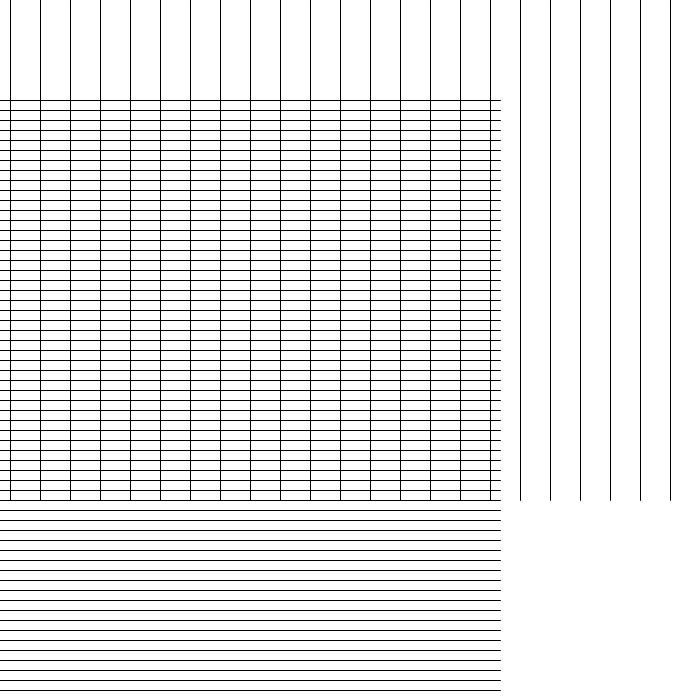
Frame 1 (no input)
Frame 60 (the mouse pressed at the canvas centre just before this capture): identical to frame 1, image omitted
Frame 120 (the mouse held since frame 60 and released just before this capture): identical to frame 1, image omitted

The Processing sketch that drew this single still picture (run headless with seeded random() and noise(); from frame 60 on, the mouse is pressed at the canvas centre):

// Processing sketch: SS_3LetterK
// ── SS_3LetterK.pde
// Kyle Holston LetterK Instructions: If you move the mouse over to the open space where the lines indicate then you will see a change in the background and see the letter K appear
int n =50;
float grow= 0;
float right = 0;

void setup(){
 size(700,700); 
}

void draw(){
background(255);
    
     for (int i = 10; i < 700; i = i+30) {
  line(i, 0, i, 500);
}
for (int h = 100; h <900; h = h +10){
line(0, h, 500, h);
}
if (mouseX>500 && mouseY>500){
  background(210,11,1);
  fill(0);
  rect(200,350, 100, 100);
  
  
  
  for (int q = 115; q <700; q = q +10){
line(0, q, 200, q);
rect(200,250,100,100);
rect(200,450,100,100);
rect(300,329,100,100);
rect(400,420,100,100);
rect(500,511,100,100);
rect(400,229,100,100);
rect(495,145,100,100);
rect(200,150,100,100);
rect(200,500,100,100);

  ellipse (0+ right,0+right, 50, 50);
  right++;
    ellipse (350 +right,0+right, 50, 50);
    right++;










}
}

else{
   for (int i = 10; i < 700; i = i+30) {
  line(i, 0, i, 200);
  
   }
   for (int h = 100; h <900; h = h +10){
line(0, h, 200, h);
}
}


}
